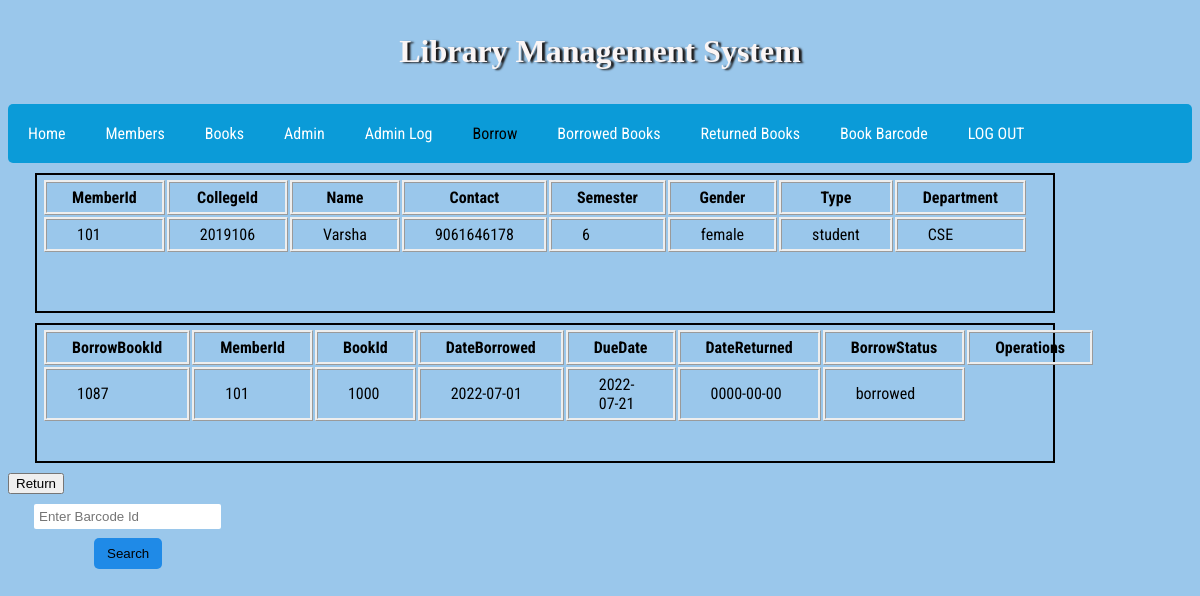
Screenshot of /borrowinside.php with the database file from the repository.
### tables this page shows
CREATE TABLE `member_registration` (
  `member_id` int(11) NOT NULL,
  `college_id` int(50) NOT NULL,
  `name` varchar(50) NOT NULL,
  `contact` varchar(50) DEFAULT NULL,
  `semester` varchar(10) NOT NULL,
  `Gender` char(10) NOT NULL,
  `type` char(10) NOT NULL,
  `dept` char(20) NOT NULL
);

CREATE TABLE `issue_book` (
  `issuebook_id` int(11) NOT NULL,
  `member_id` int(11) NOT NULL,
  `book_id` int(11) NOT NULL,
  `date_borrowed` date NOT NULL,
  `due_date` date NOT NULL,
  `date_returned` date NOT NULL,
  `borrow_status` varchar(11) NOT NULL
);

CREATE TABLE `book` (
  `barcode_no` varchar(50) DEFAULT NULL,
  `book_id` int(20) NOT NULL,
  `book_title` varchar(50) NOT NULL,
  `author` varchar(50) NOT NULL,
  `book_copies` int(20) NOT NULL,
  `publisher_name` varchar(50) NOT NULL,
  `ISBN` varchar(50) NOT NULL,
  `remarks` varchar(50) NOT NULL
);

### borrowinside.php (the view, shortened to what this page needs)
<?php
include("db_connect.php");
?>
<!DOCTYPE html>
<html lang="en">
<head>
    <link rel="stylesheet" href="css/borrowinside.css">
</head>
<body>
    <header>
        <h1>Library Management System</h1>
        <nav>
        <a href="home.php">Home</a>
            <a href="member1.php">Members</a>
            <a href="book.php">Books</a>
            <a href="admin.php">Admin</a>
            <a href="admin_log.php">Admin Log</a>
            <a href="issue_book.php" class="active">Borrow</a>
            <a href="borrow_booklist.php">Borrowed Books</a>
            <a href="return_book.php">Returned Books</a>
            <a href="/barcode/index.php">Book Barcode</a>
            <a href="login.php">LOG OUT</a>
        </nav>
    </header>
    <section class="table1">
        <table>
            <thead>
                <th>MemberId</th>
                <th>CollegeId</th>
                <th>Name</th>
                <th>Contact</th>
                <th>Semester</th>
                <th>Gender</th>
                <th>Type</th>
                <th>Department</th>
            </thead>
            <?php
        $result=mysqli_query($conn,"select * from member_registration order by member_id asc") ;
        if($res=mysqli_fetch_array($result))
        {
            echo '<tr>';
            echo '<td>'.$res['member_id'].'</td>';
            echo '<td>'.$res['college_id'].'</td>';
            echo '<td>'.$res['name'].'</td>';
            echo '<td>'.$res['contact'].'</td>';
            echo '<td>'.$res['semester'].'</td>';
            echo '<td>'.$res['Gender'].'</td>';
            echo '<td>'.$res['type'].'</td>';
            echo '<td>'.$res['dept'].'</td>';
             echo '</tr>';
         }
     ?>
        </table>
    </section>
    <section class="table2">
    <?php
                 $borrow_query = mysqli_query($conn,"SELECT * FROM issue_book
									LEFT JOIN book ON issue_book.book_id = book.book_id
									LEFT JOIN member_registration ON issue_book.member_id = member_registration.member_id
									WHERE borrow_status = 'borrowed'
									ORDER BY issue_book.issuebook_id DESC") or die(mysqli_error());
?>
        <table>
            <thead>
                <th>BorrowBookId</th>
                <th>MemberId</th>
                <th>BookId</th>
                <th>DateBorrowed</th>
                <th>DueDate</th>
                <th>DateReturned</th>
                <th>BorrowStatus</th>
                <th>Operations</th>
            </thead>
            <?php
								while($borrow_row = mysqli_fetch_array($borrow_query)){
                                        echo '<tr>';
                                        echo '<td>'.$borrow_row['issuebook_id'].'</td>';
                                        echo '<td>'.$borrow_row['member_id'].'</td>';
                                        echo '<td>'.$borrow_row['book_id'].'</td>';
                                        echo '<td>'.$borrow_row['date_borrowed'].'</td>';
                                        echo '<td>'.$borrow_row['due_date'].'</td>';
                                        echo '<td>'.$borrow_row['date_returned'].'</td>';
                                        echo '<td>'.$borrow_row['borrow_status'].'</td>';
                                         echo '</tr>';
                                }
?>
        </table>
    </section>
    <section class="Return">
        <input type="button" value="Return">
    </section>
    <form action="book_b1.php"  method="POST">
    <section class="search">
        <input type="text" name="search" id="search" placeholder="Enter Barcode Id">
        <input type="submit" name="submit" value="Search">
    </section>
    </form>
</body>
</html>

### css/borrowinside.css (style rules this page uses)
header h1 { padding: 12px; text-align: center; color: rgb(250, 245, 245); font-family: 'Times New Roman', Times, serif; text-shadow: 3px 1px 2px rgb(27, 25, 25); }
body { background-color: rgba(144, 193, 233, 0.902); font-family: 'Roboto Condensed', sans-serif; }
nav a { text-decoration: none; color: white; text-align: center; padding: 20px; float: left; }
nav { border-radius: 5px; background-color: rgb(11, 155, 216); overflow: hidden; }
section { padding: 0px; margin: 0px; width: 50%; border: none; }
.active { color: black; }
.table1 { border: 2px solid black; height: 130px; padding: 3px 5px; width: 1006px; margin: 10px 27px; }
.table2 { border: 2px solid black; height: 130px; padding: 3px 5px; width: 1006px; margin: 10px 27px; }
.search { border: none; height: 60px; padding: 0px 26px; margin: 10px 0px; width: 200px; display: block; position: relative; right: auto; }
table th { border-style: ridge; padding: 5px 25px; }
table td { border-style: ridge; padding: 5px 30px; }
input[type='submit'] { padding: 8px 13px; margin: 9px 60px; border: none; border-radius: 5px; background-color: rgb(31, 138, 231); }
input[type='text'] { border: none; border-radius: 2px; padding: 5px; }

### borrowinside.php (style rules this page uses)
body { font-family: 'Roboto Condensed', sans-serif; }

### rows the page displays
member_registration: member_id "101", college "2019106", name "Varsha", contact "9061646178", semester "6", Gender "female", type "student", dept "CSE"
issue_book: issuebook_id "1087", member.member_id "101", book.book_id "1000", date_borrowed "2022-07-01", due_date "2022-07-21", date_returned "0000-00-00", borrow_status "borrowed"
